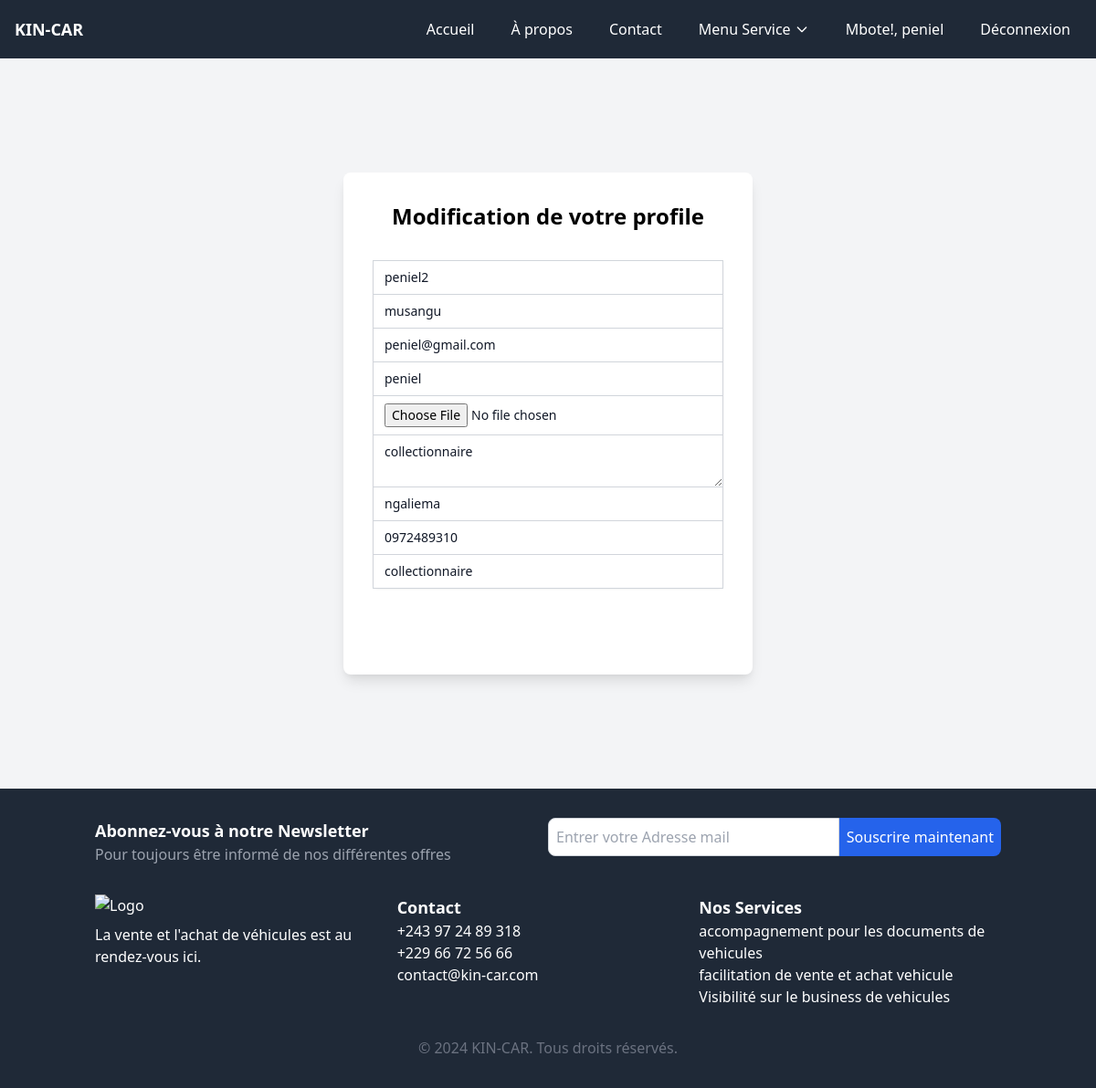
/user/update_profile (signed in), run on the app's committed database.
### core/models.py (models this page shows, shortened)
class CustomUser(AbstractUser):
    email = models.EmailField(unique=True)
    profile_pic = models.ImageField(upload_to="p_img", blank=True, null=True)
    address = models.CharField(max_length=50, blank=True, null=True)
    phone = models.CharField(max_length=11, blank=True, null=True)
    role = models.CharField(max_length=50, blank=True, null=True)
    bio = models.TextField(blank=True, null=True)
    USERNAME_FIELD = 'email'
    REQUIRED_FIELDS = ('username',)

### core/views.py (the view)
# urls.py: path('update_profile',views.update_profile, name='update_profile'),
@login_required(login_url="signin")
def update_profile(request):
    if request.user.is_authenticated:
        user = request.user
        form = UpdateProfileForm(instance=user)
        if request.method == 'POST':
            form = UpdateProfileForm(request.POST, request.FILES, instance=user)
            if form.is_valid():
                form.save()
                messages.success(request, "Profile modifier avec success")
                return redirect("profile")
    context = {"form": form}
    return render(request, "core/update_profile.html", context)

### core/templates/core/update_profile.html (shortened to what this page needs)
{% extends 'base.html' %}
{% block content %}
<div class="min-h-screen flex items-center justify-center bg-gray-100 py-12 px-4 sm:px-6 lg:px-8">
  <div class="max-w-md w-full space-y-8 bg-white p-8 rounded-lg shadow-lg">
    <h2 class="text-2xl font-bold text-center text-primary">Modification de votre profile</h2>
    <form class="mt-8 space-y-6" method="POST" enctype="multipart/form-data">
      <div class="rounded-md shadow-sm -space-y-px">
        <div>
          <input id="id_first_name" name="first_name" type="text" value="{{ form.first_name.value }}" placeholder="Entrer votre nom"
            class="appearance-none rounded-none relative block w-full px-3 py-2 border border-gray-300 placeholder-gray-500 text-gray-900 focus:outline-none focus:ring-indigo-500 focus:border-indigo-500 focus:z-10 sm:text-sm" required>
        </div>
        <div>
          <input id="id_last_name" name="last_name" type="text" value="{{ form.last_name.value }}" placeholder="Entrer votre post nom"
            class="appearance-none rounded-none relative block w-full px-3 py-2 border border-gray-300 placeholder-gray-500 text-gray-900 focus:outline-none focus:ring-indigo-500 focus:border-indigo-500 focus:z-10 sm:text-sm" required>
        </div>
        <div>
          <input id="id_email" name="email" type="email" value="{{ form.email.value }}" placeholder="Entrer votre email addresse"
            class="appearance-none rounded-none relative block w-full px-3 py-2 border border-gray-300 placeholder-gray-500 text-gray-900 focus:outline-none focus:ring-indigo-500 focus:border-indigo-500 focus:z-10 sm:text-sm" required>
        </div>
        <div>
          <input id="id_username" name="username" type="text" value="{{ form.username.value }}" placeholder="Entrer votre username"
            class="appearance-none rounded-none relative block w-full px-3 py-2 border border-gray-300 placeholder-gray-500 text-gray-900 focus:outline-none focus:ring-indigo-500 focus:border-indigo-500 focus:z-10 sm:text-sm" required>
        </div>
        <div>
          <input id="id_profile_pic" name="profile_pic" type="file" placeholder="Ajouter votre image profile"
            class="appearance-none rounded-none relative block w-full px-3 py-2 border border-gray-300 placeholder-gray-500 text-gray-900 focus:outline-none focus:ring-indigo-500 focus:border-indigo-500 focus:z-10 sm:text-sm">
        </div>
        <div>
          <textarea id="id_bio" name="bio" placeholder="Entrer votre bio" class="appearance-none rounded-none relative block w-full px-3 py-2 border border-gray-300 placeholder-gray-500 text-gray-900 focus:outline-none focus:ring-indigo-500 focus:border-indigo-500 focus:z-10 sm:text-sm">{{ form.bio.value }}</textarea>
        </div>
        <div>
          <input id="id_address" name="address" type="text" value="{{ form.address.value }}" placeholder="Entrer votre addresse"
            class="appearance-none rounded-none relative block w-full px-3 py-2 border border-gray-300 placeholder-gray-500 text-gray-900 focus:outline-none focus:ring-indigo-500 focus:border-indigo-500 focus:z-10 sm:text-sm" required>
        </div>
        <div>
          <input id="id_phone" name="phone" type="text" value="{{ form.phone.value }}" placeholder="Entrer votre numero telephone"
            class="appearance-none rounded-none relative block w-full px-3 py-2 border border-gray-300 placeholder-gray-500 text-gray-900 focus:outline-none focus:ring-indigo-500 focus:border-indigo-500 focus:z-10 sm:text-sm" required>
        </div>
        <div>
          <input id="id_role" name="role" type="text" value="{{ form.role.value }}" placeholder="Entrer votre role"
            class="appearance-none rounded-none relative block w-full px-3 py-2 border border-gray-300 placeholder-gray-500 text-gray-900 focus:outline-none focus:ring-indigo-500 focus:border-indigo-500 focus:z-10 sm:text-sm" required>
        </div>
      </div>
      <div>
        <button type="submit" class="group relative w-full flex justify-center py-2 px-4 border border-transparent text-sm font-medium rounded-md text-white bg-primary hover:bg-indigo-700 focus:outline-none focus:ring-2 focus:ring-offset-2 focus:ring-indigo-500">
        </button>
      </div>
    </form>
  </div>
</div>
{% endblock content %}

### templates/base.html (shortened to what this page needs)
{% load static %}
<!DOCTYPE html>
<html lang="fr">
<head>
    <link href="https://cdn.jsdelivr.net/npm/tailwindcss@2.2.19/dist/tailwind.min.css" rel="stylesheet">
</head>
<body class="bg-gray-100">
    <nav class="bg-gray-800 text-white">
        <div class="max-w-7xl mx-auto px-4 py-3 flex justify-between items-center">
            <div class="text-lg font-bold">
                <a href="{% url 'index' %}" class="text-white hover:underline">KIN-CAR</a>
            </div>
            <div class="hidden md:flex space-x-4">
                <a href="{% url 'index' %}" class="hover:bg-gray-700 px-3 py-2 rounded">Accueil</a>
                <a href="{% url 'apropos' %}" class="hover:bg-gray-700 px-3 py-2 rounded">À propos</a>
                <a href="{% url 'contact' %}" class="hover:bg-gray-700 px-3 py-2 rounded">Contact</a>
                <div class="relative">
                    <button class="hover:bg-gray-700 px-3 py-2 rounded inline-flex items-center" id="serviceDropdownButton">
                        Menu Service
                        <svg class="ml-1 w-4 h-4" fill="none" stroke="currentColor" viewBox="0 0 24 24" xmlns="http://www.w3.org/2000/svg">
                            <path stroke-linecap="round" stroke-linejoin="round" stroke-width="2" d="M19 9l-7 7-7-7"></path>
                        </svg>
                    </button>
                </div>
                {% if request.user.is_authenticated %}
                    <a href="{% url 'profile' %}" class="hover:bg-gray-700 px-3 py-2 rounded">Mbote!, {{ request.user.username }}</a>
                    <a href="{% url 'signout' %}" class="hover:bg-gray-700 px-3 py-2 rounded">Déconnexion</a>
                {% else %}
                    <a href="{% url 'signup' %}" class="hover:bg-gray-700 px-3 py-2 rounded">S'inscrire</a>
                    <a href="{% url 'signin' %}" class="hover:bg-gray-700 px-3 py-2 rounded">Connexion</a>
                {% endif %}
            </div>
        </div>
    </nav>
    {% block content %}{% endblock content %}
    <footer class="bg-gray-800 text-white py-8">
        <div class="container mx-auto px-4">
            <div class="mb-8">
                <div class="flex flex-col md:flex-row">
                    <div class="md:w-1/2 mb-4 md:mb-0">
                        <h3 class="text-lg font-bold">Abonnez-vous à notre Newsletter</h3>
                        <p class="text-gray-400">Pour toujours être informé de nos différentes offres</p>
                    </div>
                    <div class="md:w-1/2">
                        <form action="https://api.web3forms.com/submit" method="POST" class="flex">
                            <input type="email" name="email" placeholder="Entrer votre Adresse mail" required class="flex-1 p-2 rounded-l-lg border border-gray-300" />
                            <button class="bg-blue-600 text-white p-2 rounded-r-lg">Souscrire maintenant</button>
                        </form>
                    </div>
                </div>
            </div>
            <div class="flex flex-col md:flex-row mb-8">
                <div class="md:w-1/3 mb-4 md:mb-0">
                    <div class="footer-logo mb-2">
                        <img class="img-fluid" src="{% static 'img/hero.jpg' %}" alt="Logo">
                    </div>
                    <p>La vente et l'achat de véhicules est au rendez-vous ici.</p>
                </div>
                <div class="md:w-1/3 mb-4 md:mb-0">
                    <h4 class="text-lg font-bold">Contact</h4>
                    <ul>
                        <li>+243 97 24 89 318</li>
                        <li>+229 66 72 56 66</li>
                        <li>contact@kin-car.com</li>
                    </ul>
                </div>
                <div class="md:w-1/3">
                    <h4 class="text-lg font-bold">Nos Services</h4>
                    <ul>
                        <li>accompagnement pour les documents de vehicules</li>
                        <li>facilitation de vente et achat vehicule</li>
                        <li>Visibilité sur le business de vehicules</li>
                    </ul>
                </div>
            </div>
            <div class="text-center text-gray-500">
                <p>&copy; 2024 KIN-CAR. Tous droits réservés.</p>
            </div>
        </div>
    </footer>
</body>
</html>

### data on the page
CustomUser: user.username "peniel", first_name "peniel2", last_name "musangu", email "peniel@gmail.com", username "peniel", bio "collectionnaire", address "ngaliema", phone "0972489310", role "collectionnaire"
